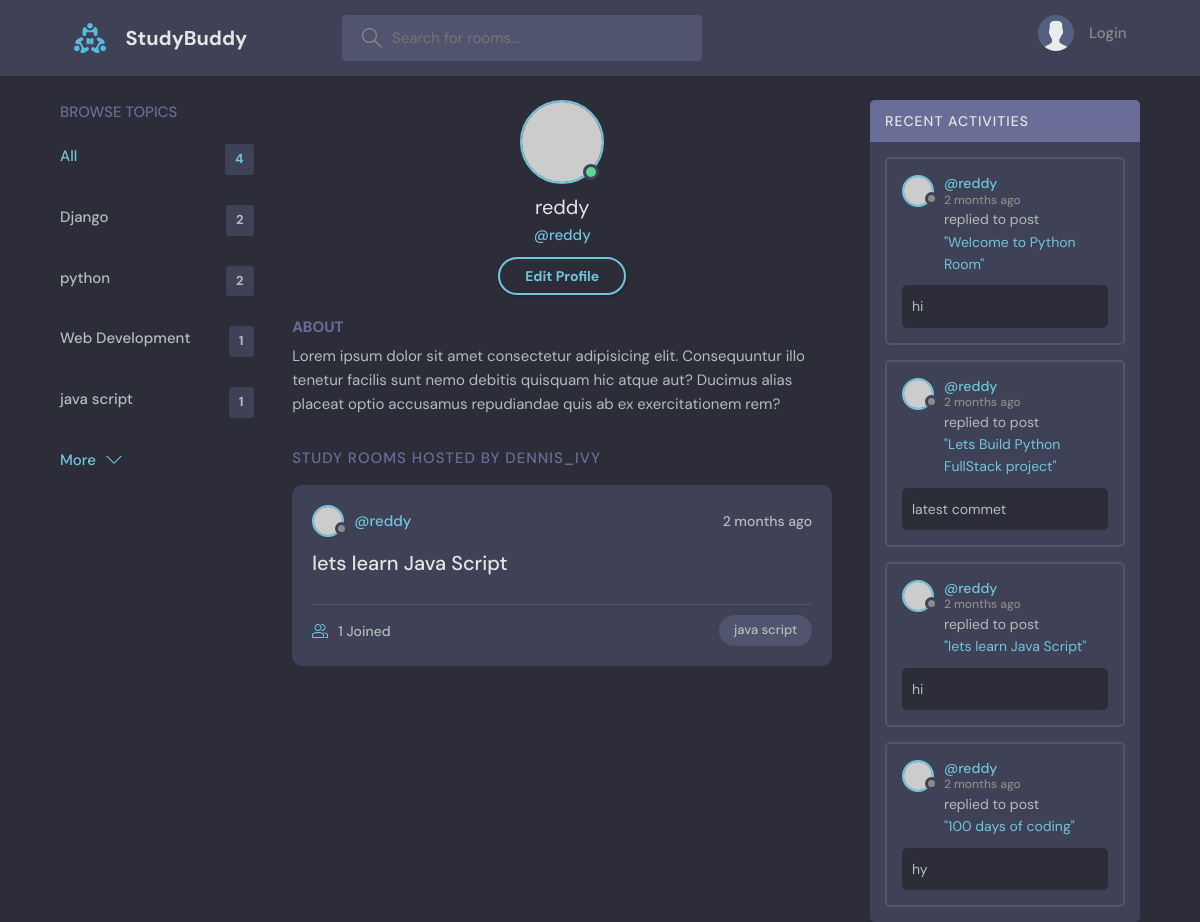
The app's page /user-profile/3 with its own data.
### base/models.py (models this page shows, shortened)
class Topic(models.Model):
    name = models.CharField(max_length=200)

class Room(models.Model):
    host = models.ForeignKey(User, on_delete=models.SET_NULL,null=True)
    topic = models.ForeignKey(Topic, on_delete=models.SET_NULL,null=True)
    name = models.CharField(max_length=200)
    description = models.TextField(null=True, blank=True)
    participants = models.ManyToManyField(User,related_name='participants',blank=True)
    updated = models.DateTimeField(auto_now=True)
    created = models.DateTimeField(auto_now_add=True)
    class Meta:
        ordering = ['-updated','-created']
    def __str__(self):
        return self.name

class Message(models.Model):
    user = models.ForeignKey(User, on_delete=models.CASCADE)
    room = models.ForeignKey(Room, on_delete=models.CASCADE)
    body = models.TextField()
    updated = models.DateTimeField(auto_now=True)
    created = models.DateTimeField(auto_now_add=True)
    class Meta:
        ordering = ['-updated','-created']
    def __str__(self):
        return self.body[:50]

### base/views.py (the view)
# urls.py: path('user-profile/<str:pk>',views.userProfile,name="user-profile"),
def userProfile(request,pk):
    user = User.objects.get(id=pk)
    rooms = user.room_set.all()
    room_messages = user.message_set.all()
    topics = Topic.objects.all()
    context={'user':user,'rooms':rooms, 'room_messages':room_messages,'topics':topics}
    return render(request,'base/profile.html',context)

### base/templates/base/profile.html
{% extends "main.html" %}
{% block content %}
  <main class="profile-page layout layout--3">
    <div class="container">
      {% include "base/topics_component.html" %}
      <div class="roomList">
        <div class="profile">
          <div class="profile__avatar">
            <div class="avatar avatar--large active">
              <img src="https://randomuser.me/api/portraits/men/11.jpg" />
            </div>
          </div>
          <div class="profile__info">
            <h3>{{user.username}}</h3>
            <p>@{{user.username}}</p>
            <a href="edit-user.html" class="btn btn--main btn--pill">Edit Profile</a>
          </div>
          <div class="profile__about">
            <h3>About</h3>
            <p>
              Lorem ipsum dolor sit amet consectetur adipisicing elit. Consequuntur illo tenetur
              facilis sunt nemo debitis quisquam hic atque aut? Ducimus alias placeat optio
              accusamus repudiandae quis ab ex exercitationem rem?
            </p>
          </div>
        </div>
        <div class="roomList__header">
          <div>
            <h2>Study Rooms Hosted by dennis_ivy</a>
            </h2>
          </div>
        </div>
        {% include "base/feed_component.html" %}
      </div>
      {% include "base/activity_component.html" %}
    </div>
  </main>
{% endblock content %}

### base/templates/base/topics_component.html
<div class="topics">
    <div class="topics__header">
      <h2>Browse Topics</h2>
    </div>
    <ul class="topics__list">
      <li>
        <a href="{% url 'home' %}" class="active">All <span>{{topics.count}}</span></a>
      </li>
      {% for topic in topics %}
      <li>
        <a href="{% url 'home' %}?q={{topic.name}} ">{{topic.name}} <span>{{topic.room_set.all.count}}</span></a>
      </li>
      {% endfor %}
    </ul>
    <a class="btn btn--link" href="topics.html">
      More
      <svg version="1.1" xmlns="http://www.w3.org/2000/svg" width="32" height="32" viewBox="0 0 32 32">
        <title>chevron-down</title>
        <path d="M16 21l-13-13h-3l16 16 16-16h-3l-13 13z"></path>
      </svg>
    </a>
  </div>

### base/templates/base/feed_component.html (shortened to what this page needs)
{% for room in rooms %}
<div class="roomListRoom">
    <div class="roomListRoom__header">
      <a href="{% url 'user-profile' room.host.id %}" class="roomListRoom__author">
        <div class="avatar avatar--small">
          <img src="https://randomuser.me/api/portraits/women/11.jpg" />
        </div>
        <span>@{{room.host.username}}</span>
      </a>
      <div class="roomListRoom__actions">
        <span>{{room.created|timesince}} ago</span>
      </div>
    </div>
    <div class="roomListRoom__content">
      <a href="{% url 'room' room.id %}">{{room.name}}</a>
    </div>
    <div class="roomListRoom__meta">
      <a href="{% url 'room' room.id %}" class="roomListRoom__joined">
        {{room.participants.all.count}} Joined
      </a>
      <p class="roomListRoom__topic">{{room.topic.name}}</p>
    </div>
  </div>
{% endfor %}

### base/templates/base/activity_component.html (shortened to what this page needs)
<div class="activities">
        <div class="activities__header">
          <h2>Recent Activities</h2>
        </div>
        {% for message in room_messages  %}
        <div class="activities__box">
          <div class="activities__boxHeader roomListRoom__header">
            <a href="{% url 'user-profile' message.user.id %}" class="roomListRoom__author">
              <div class="avatar avatar--small">
                <img src="https://randomuser.me/api/portraits/women/11.jpg" />
              </div>
              <p>
                @{{message.user}}
                <span>{{message.created|timesince}} ago</span>
              </p>
            </a>
          </div>
          <div class="activities__boxContent">
            <p>replied to post <a href="{% url 'room' message.room.id %}">"{{message.room}}"</a></p>
            <div class="activities__boxRoomContent">
                <p>{{message.body}}</p>
            </div>
          </div>
        </div>
        {% endfor %}
</div>

### records on screen
Topic: name "Django", room_set.all.count "2"
Topic: name "python", room_set.all.count "2"
Topic: name "Web Development", room_set.all.count "1"
Topic: name "java script", room_set.all.count "1"
Room: host.username "reddy", created "2 months", name "lets learn Java Script", participants.all.count "1", topic.name "java script"
Message: user "reddy", created "2 months", room "Welcome to Python Room", body "hi"
Message: user "reddy", created "2 months", room "Lets Build Python FullStack project", body "latest commet"
Message: user "reddy", created "2 months", room "lets learn Java Script", body "hi"
Message: user "reddy", created "2 months", room "100 days of coding", body "hy"

### other values on screen
{{ topics.count }} "4"
{{ user.username }} "reddy"
